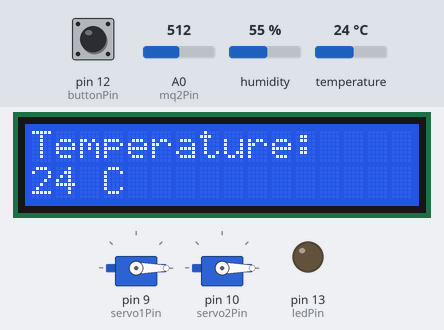
Simulated run of this sketch. Board: Arduino Uno, built with avr-gcc and run on an emulated ATmega328P. On the bench: 2 × servo, 16×2 character LCD, output pins drawn as LEDs (lit = HIGH). Inputs (shaded band) come from the test bench; at power-on: pin 12 (buttonPin) HIGH, A0 (mq2Pin) = 512, humidity 55 %, temperature 24 °C. What the sketch prints to the serial monitor is not drawn.

Above: at 30.2 s.
At 33.2 s:
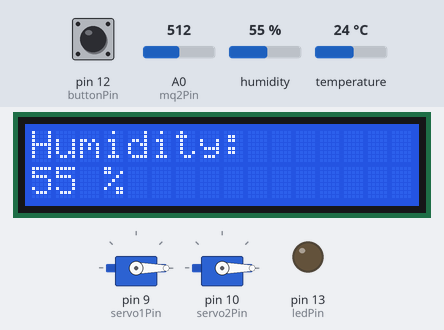
At 36.2 s:
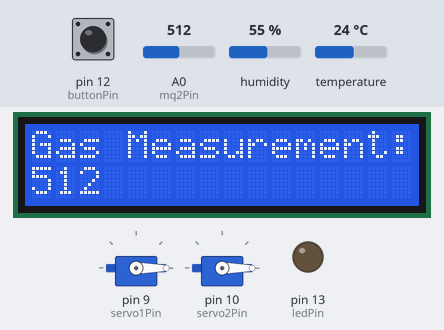
At 39.2 s:
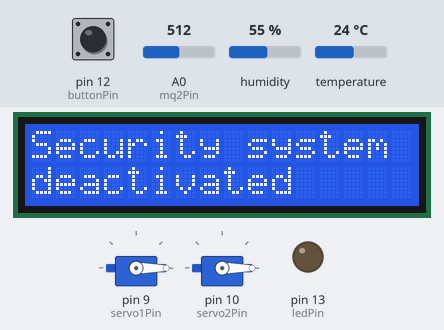

The sketch:

sketch_circuit_interior.ino
```cpp
#include <Wire.h>
#include <LiquidCrystal_I2C.h>
#include <dht11.h>
#include <Servo.h>

// DHT11 PIN
#define DHTPIN 7

dht11 DHT;

// Initialize I2C LCD (address to 0x27 for a 16 chars and 2-line display)
LiquidCrystal_I2C lcd(0x27, 16, 2);

// time to calibrate
int calibrationTime = 30;
// time of a low impluse
long unsigned int lowIn;
// the time the sensor has to be low before we assume all motion has stop
long unsigned int pause = 5000; // millis

// transition state variables
boolean lockLow = true;
boolean takeLowTime;
// flag system security (activated / deactivated)
boolean securityActive = false;
// flag gas sensor
boolean mq2Active = false;

// PIR Sensor pin
int pirPin = 3;
// LED pin
int ledPin = 13;
// Passive Buzzer pin
int buzzerPin = 8;
// Button pin
int buttonPin = 12;
// MQ-2 Gas Sensor pin
int mq2Pin = A0;
// Servomotors pins
int servo1Pin = 9;
int servo2Pin = 10;

// button debouncer variables
unsigned long lastDebounceTime = 0;
unsigned long debounceDelay = 50;
int buttonState = HIGH;
int lastButtonState = HIGH;

// LCD information carousel
unsigned long displayTimer = 0;
int displayState = 0;

// declare servomotors
Servo servo1;
Servo servo2;

void setup() {
  // init serial communication, baud rate = 9600 bits/second
  Serial.begin(9600);

  // set pins as input or output
  pinMode(pirPin, INPUT);
  pinMode(ledPin, OUTPUT);
  pinMode(buzzerPin, OUTPUT);
  pinMode(buttonPin, INPUT_PULLUP);
  pinMode(mq2Pin, INPUT);
  digitalWrite(pirPin, LOW);

  // attach the servos to their pins
  servo1.attach(servo1Pin);
  servo2.attach(servo2Pin);

  // init position
  servo1.write(0);
  servo2.write(0);

  // init the LCD
  lcd.init();
  lcd.backlight();

  // give the PIR sensor some time to calibrate
  Serial.print("calibrating sensor ");
  for (int i = 0; i < calibrationTime; i++) {
    Serial.print(".");
    delay(1000);
  }
  Serial.println(" done");
  Serial.println("SENSOR ACTIVE");
  delay(50);

  // display initial message
  lcd.clear();
  lcd.setCursor(0, 0);
  lcd.print("Security system");
  lcd.setCursor(0, 1);
  lcd.print("deactivated");
}

void loop() {
  // read the state of the switch into a local variable:
  int reading = digitalRead(buttonPin);

  // if the switch changed:
  if (reading != lastButtonState) {
    // reset the debouncing timer
    lastDebounceTime = millis();
  }

  if ((millis() - lastDebounceTime) > debounceDelay) {
    // if the button state has changed:
    if (reading != buttonState) {
      buttonState = reading;

      // only toggle the security system if the new button state is LOW
      if (buttonState == LOW) {
        // toggle security system
        securityActive = !securityActive;
        Serial.print("Security system ");
        Serial.println(securityActive ? "activated" : "deactivated");

        // update the LCD display
        lcd.clear();
        lcd.setCursor(0, 0);
        lcd.print("Security system");
        lcd.setCursor(0, 1);
        lcd.print(securityActive ? "activated" : "deactivated");
      }
    }
  }

  // save the reading, next time in loop, it will be the lastButtonState:
  lastButtonState = reading;

  // read the MQ-2 Gas Sensor value
  int mq2Value = analogRead(mq2Pin);

  // check if the MQ-2 sensor value is above a specified value
  if (mq2Value > 700) {
    // activate servos only if they are not already active
    if (!mq2Active) {
      servo1.write(0);
      servo2.write(90);
      mq2Active = true;
    }
  } else {
    // deactivate servos only if they are active
    if (mq2Active) {
      servo1.write(90);
      servo2.write(0);
      mq2Active = false;
    }
  }

  // update the display every 3 seconds
  if (millis() - displayTimer >= 3000) {
    displayTimer = millis();

    DHT.read(DHTPIN);
    switch (displayState) {
      // display temperature
      case 0:
        lcd.clear();
        lcd.setCursor(0, 0);
        lcd.print("Temperature:");
        lcd.setCursor(0, 1);
        lcd.print(DHT.temperature);
        lcd.print(" C");
        displayState = 1;
        break;

       // display humidity
      case 1:
        lcd.clear();
        lcd.setCursor(0, 0);
        lcd.print("Humidity:");
        lcd.setCursor(0, 1);
        lcd.print(DHT.humidity);
        lcd.print(" %");
        displayState = 2;
        break;

      // display MQ-2 Gas Sensor value
      case 2:
        lcd.clear();
        lcd.setCursor(0, 0);
        lcd.print("Gas Measurement:");
        lcd.setCursor(0, 1);
        lcd.print(mq2Value);
        displayState = 3;
        break;

      // display security system state
      case 3:
        lcd.clear();
        lcd.setCursor(0, 0);
        lcd.print("Security system");
        lcd.setCursor(0, 1);
        lcd.print(securityActive ? "activated" : "deactivated");
        displayState = 0;
        break;
    }
  }

  if (securityActive) {
    // turn on the passive buzzer at 1000 Hz and the led when motion is detected
    if (digitalRead(pirPin) == HIGH) {
      digitalWrite(ledPin, HIGH);
      tone(buzzerPin, 1000);

      // makes sure we wait for a transition to LOW before any further output is made:
      if (lockLow) {
        lockLow = false;
        Serial.println("---");
        Serial.print("motion detected at ");
        Serial.print(millis() / 1000);
        Serial.println(" sec");
        delay(50);
      }
      takeLowTime = true;
    }

    // turn off the passive buzzer and the led when motion is not detected anymore
    if (digitalRead(pirPin) == LOW) {
      digitalWrite(ledPin, LOW);
      noTone(buzzerPin);

      if (takeLowTime) {
        // save the time of the transition from high to LOW
        lowIn = millis();
        // make sure this is only done at the start of a LOW phase
        takeLowTime = false;
      }
      // if the sensor is low for more than the given pause we assume that no more motion is going to happen
      if (!lockLow && millis() - lowIn > pause) {
        lockLow = true;
        Serial.print("motion ended at ");  // output
        Serial.print((millis() - pause) / 1000);
        Serial.println(" sec");
        delay(50);
      }
    }
  } else {
    // ensure the LED is off when the system is inactive
    digitalWrite(ledPin, LOW);
    // ensure the buzzer is off when the system is inactive
    noTone(buzzerPin);
  }
}
```

Measured:
- by itself, everything shown: repeats every 12.0 s, in 4 steps
- what the display in image 0 shows lasts 3.0 s, from 30.2 s to 33.2 s
